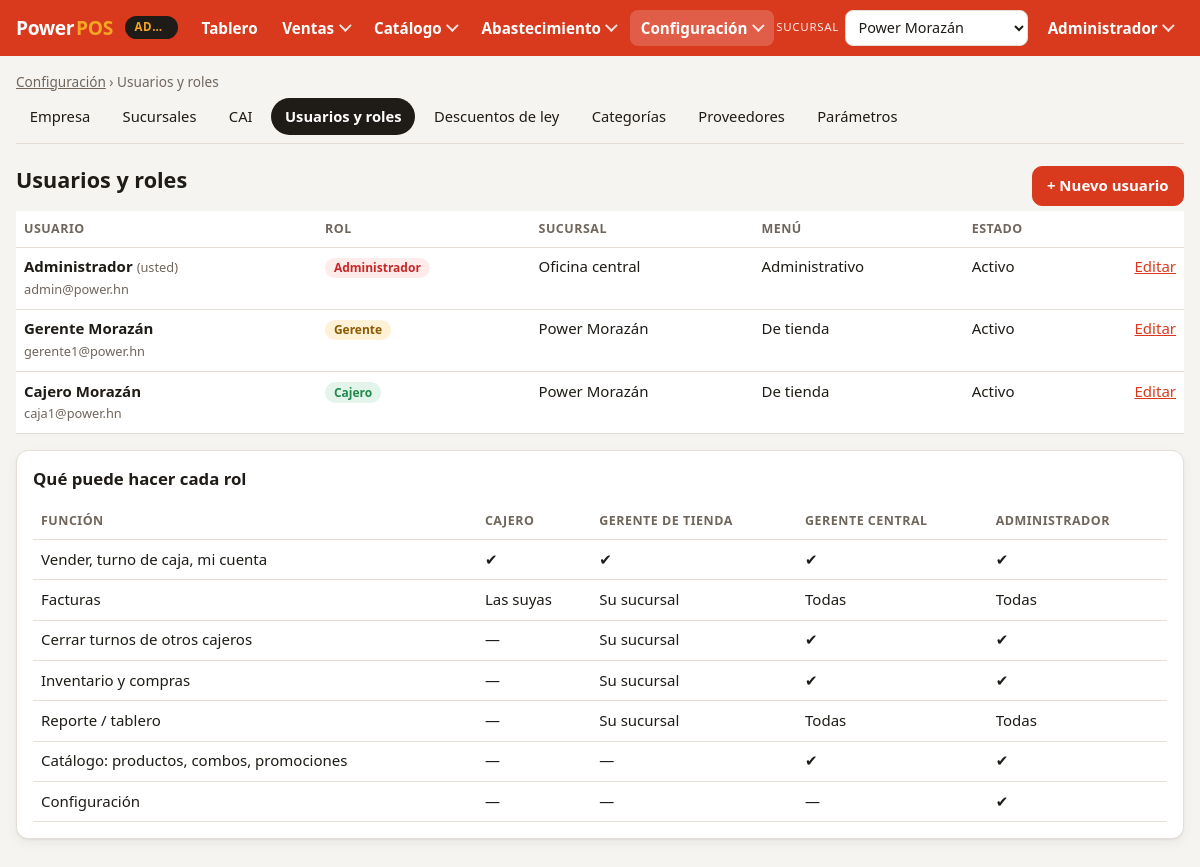
The page /index.php?p=configuracion&s=usuarios (signed in) on the database its author committed.
### tables this page shows
CREATE TABLE usuarios (
  id             INT UNSIGNED AUTO_INCREMENT PRIMARY KEY,
  tienda_id      INT UNSIGNED NULL COMMENT 'NULL = acceso a todas las tiendas',
  nombre         VARCHAR(100) NOT NULL,
  email          VARCHAR(120) NOT NULL UNIQUE,
  password_hash  VARCHAR(255) NOT NULL,
  rol            ENUM('ADMIN','GERENTE','CAJERO') NOT NULL DEFAULT 'CAJERO',
  activo         TINYINT(1) NOT NULL DEFAULT 1,
  FOREIGN KEY (tienda_id) REFERENCES tiendas(id)
);

CREATE TABLE tiendas (
  id                      INT UNSIGNED AUTO_INCREMENT PRIMARY KEY,
  codigo                  VARCHAR(10)  NOT NULL UNIQUE,
  nombre                  VARCHAR(100) NOT NULL,
  direccion               VARCHAR(255) NOT NULL,
  telefono                VARCHAR(30),
  codigo_establecimiento  CHAR(3)      NOT NULL COMMENT 'Código SAR del establecimiento (000)',
  activa                  TINYINT(1)   NOT NULL DEFAULT 1
);

### public/index.php (called while the page is built, shortened)
<?php
require dirname(__DIR__) . '/src/bootstrap.php';
function e(mixed $v): string
{
    return htmlspecialchars((string) $v, ENT_QUOTES, 'UTF-8');
}
$p = (string) ($_GET['p'] ?? '');
$vistas = dirname(__DIR__) . '/views/';
require $vistas . Menu::RUTAS[$p][0] . '.php';

### src/bootstrap.php (called while the page is built, shortened)
<?php
spl_autoload_register(function (string $clase): void {
    if (str_starts_with($clase, 'App\\')) {
        $ruta = __DIR__ . '/' . str_replace('\\', '/', substr($clase, 4)) . '.php';
    }
});

### src/Configuracion/UsuariosService.php (called while the page is built, shortened)
<?php
final class UsuariosService
{
    public function listar(): array
    {
        return $this->db->query(
            "SELECT u.id, u.nombre, u.email, u.rol, u.tienda_id, u.activo, t.nombre AS tienda,
                (SELECT COUNT(*) FROM turnos_caja tc WHERE tc.usuario_id = u.id AND tc.estado = 'ABIERTO') AS turno_abierto
             FROM usuarios u LEFT JOIN tiendas t ON t.id = u.tienda_id
             ORDER BY u.activo DESC, FIELD(u.rol, 'ADMIN', 'GERENTE', 'CAJERO'), u.nombre"
        )->fetchAll();
    }
}

### views/config/usuarios.php (the view, shortened to what this page needs)
<?php
$servicio = new UsuariosService($db);
$usuarios = $servicio->listar();
$pillRol = ['ADMIN' => 'mal', 'GERENTE' => 'alerta', 'CAJERO' => 'ok'];
?>
<div class="fila-entre">
  <h1>Usuarios y roles</h1>
  <a class="btn primario" href="index.php?p=configuracion&s=usuarios&nuevo=1#form-usuario">+ Nuevo usuario</a>
</div>
<div class="tabla-scroll"><table class="tabla">
  <thead><tr><th>Usuario</th><th>Rol</th><th>Sucursal</th><th>Menú</th><th>Estado</th><th></th></tr></thead>
  <tbody>
  <?php foreach ($usuarios as $x): ?>
    <tr class="<?= $x['activo'] ? '' : 'inactivo' ?>">
      <td><b><?= e($x['nombre']) ?></b><?= (int) $x['id'] === $usuario['id'] ? ' <small class="tenue">(usted)</small>' : '' ?><br><small class="tenue"><?= e($x['email']) ?></small></td>
      <td><span class="pill <?= $pillRol[$x['rol']] ?>"><?= e(UsuariosService::ROLES[$x['rol']]) ?></span></td>
      <td><?= e($x['tienda'] ?? 'Oficina central') ?></td>
      <td><?= $x['tienda_id'] !== null ? 'De tienda' : 'Administrativo' ?></td>
      <td><?= $x['activo'] ? 'Activo' : 'Inactivo' ?><?= $x['turno_abierto'] ? ' <span class="pill ok">Turno abierto</span>' : '' ?></td>
      <td class="num"><a href="index.php?p=configuracion&s=usuarios&editar=<?= (int) $x['id'] ?>#form-usuario">Editar</a></td>
    </tr>
  <?php endforeach; ?>
  </tbody>
</table></div>
<section class="tarjeta" style="margin-top:1rem">
  <h2>Qué puede hacer cada rol</h2>
  <div class="tabla-scroll"><table class="tabla">
    <thead><tr><th>Función</th><th>Cajero</th><th>Gerente de tienda</th><th>Gerente central</th><th>Administrador</th></tr></thead>
    <tbody>
      <tr><td>Vender, turno de caja, mi cuenta</td><td>✔</td><td>✔</td><td>✔</td><td>✔</td></tr>
      <tr><td>Facturas</td><td>Las suyas</td><td>Su sucursal</td><td>Todas</td><td>Todas</td></tr>
      <tr><td>Cerrar turnos de otros cajeros</td><td>—</td><td>Su sucursal</td><td>✔</td><td>✔</td></tr>
      <tr><td>Inventario y compras</td><td>—</td><td>Su sucursal</td><td>✔</td><td>✔</td></tr>
      <tr><td>Reporte / tablero</td><td>—</td><td>Su sucursal</td><td>Todas</td><td>Todas</td></tr>
      <tr><td>Catálogo: productos, combos, promociones</td><td>—</td><td>—</td><td>✔</td><td>✔</td></tr>
      <tr><td>Configuración</td><td>—</td><td>—</td><td>—</td><td>✔</td></tr>
    </tbody>
  </table></div>
</section>

### public/assets/app.css (style rules this page uses)
:root { --primario: #d93a1e; --primario-osc: #b02c14; --acento: #f5a623; --ok: #1f8a4c; --error: #c62828; --fondo: #f6f4f1; --superficie: #ffffff; --texto: #1f1b16; --tenue: #6f665c; --borde: #e4ded6; --radio: 12px; --sombra: 0 1px 2px rgb(0 0 0 / .06), 0 4px 12px rgb(0 0 0 / .05); }
* { box-sizing: border-box; }
html { -webkit-text-size-adjust: 100%; }
body { margin: 0; font: 15px/1.45 system-ui, -apple-system, "Segoe UI", Roboto, sans-serif; background: var(--fondo); color: var(--texto); }
h1 { font-size: 1.35rem; margin: .2rem 0 1rem; }
h2 { font-size: 1.05rem; margin: 0 0 .75rem; }
a { color: var(--primario); }
small, .chico { font-size: .8rem; }
.tenue { color: var(--tenue); }
.num { text-align: right; font-variant-numeric: tabular-nums; white-space: nowrap; }
.btn { display: inline-flex; align-items: center; justify-content: center; gap: .3rem; min-height: 40px; padding: .45rem .9rem; border: 1px solid var(--borde); border-radius: 10px; background: var(--superficie); color: var(--texto); font: inherit; cursor: pointer; }
.btn.primario { background: var(--primario); border-color: var(--primario); color: #fff; font-weight: 600; }
.fila-entre { display: flex; flex-wrap: wrap; justify-content: space-between; align-items: center; gap: .5rem; }
.tarjeta { background: var(--superficie); border: 1px solid var(--borde); border-radius: var(--radio); padding: 1rem; margin-bottom: 1rem; box-shadow: var(--sombra); }
.tabla-scroll { overflow-x: auto; -webkit-overflow-scrolling: touch; }
.tabla { width: 100%; border-collapse: collapse; background: var(--superficie); }
.tabla th, .tabla td { padding: .55rem .5rem; border-bottom: 1px solid var(--borde); text-align: left; vertical-align: top; }
.tabla th { font-size: .78rem; text-transform: uppercase; letter-spacing: .04em; color: var(--tenue); }
.tabla th.num, .tabla td.num { text-align: right; }
.pill { display: inline-block; padding: .1rem .55rem; border-radius: 999px; font-size: .75rem; font-weight: 700; white-space: nowrap; }
.pill.ok { background: #e3f4ea; color: var(--ok); }
.pill.alerta { background: #fff1d6; color: #8a5a00; }
.pill.mal { background: #fdecea; color: var(--error); }
a.btn { text-decoration: none; }

### rows shown on the page
usuarios: nombre "Administrador", shows "(usted)", email "admin@power.hn", rol "Administrador", tienda "Oficina central", shows "Administrativo", activo "Activo"
usuarios: nombre "Gerente Morazán", email "gerente1@power.hn", rol "Gerente", tienda.nombre "Power Morazán", shows "De tienda", activo "Activo"
usuarios: nombre "Cajero Morazán", email "caja1@power.hn", rol "Cajero", tienda.nombre "Power Morazán", shows "De tienda", activo "Activo"

### other values the page prints
$item['texto'] "Tablero"
$item['texto'] "Ventas"
$item['texto'] "Catálogo"
$item['texto'] "Abastecimiento"
$item['texto'] "Configuración"
$u['nombre'] "Administrador"
$titulo "Usuarios y roles"
$t "Empresa"
$t "Sucursales"
$t "CAI"
$t "Usuarios y roles"
$t "Descuentos de ley"
$t "Categorías"
$t "Proveedores"
$t "Parámetros"
